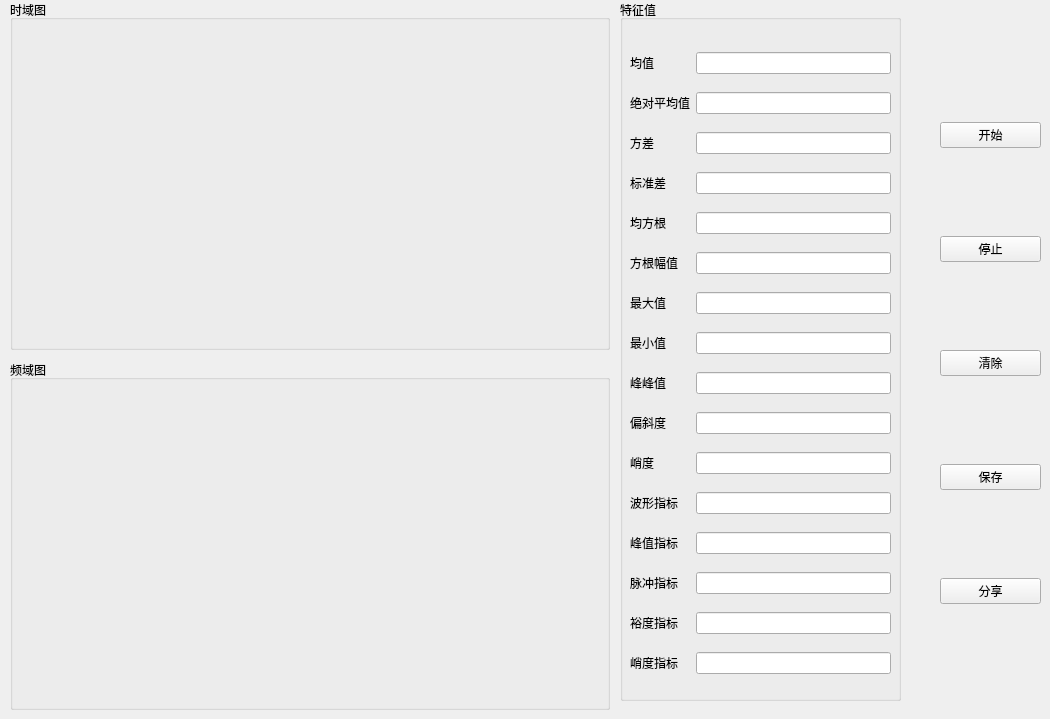
    <widget class="QWidget" name="tab_2">
     <attribute name="title">
      <string>实时监测</string>
     </attribute>
     <widget class="QWidget" name="verticalLayoutWidget_2">
      <property name="geometry">
       <rect>
        <x>940</x>
        <y>40</y>
        <width>101</width>
        <height>651</height>
       </rect>
      </property>
      <layout class="QVBoxLayout" name="verticalLayout_2">
       <item>
        <widget class="QPushButton" name="dynamic_plot">
         <property name="text">
          <string>开始</string>
         </property>
        </widget>
       </item>
       <item>
        <widget class="QPushButton" name="End_plot">
         <property name="text">
          <string>停止</string>
         </property>
        </widget>
       </item>
       <item>
        <widget class="QPushButton" name="Erase_plot">
         <property name="text">
          <string>清除</string>
         </property>
        </widget>
       </item>
       <item>
        <widget class="QPushButton" name="save_btn">
         <property name="text">
          <string>保存</string>
         </property>
        </widget>
       </item>
       <item>
        <widget class="QPushButton" name="share_btn">
         <property name="text">
          <string>分享</string>
         </property>
        </widget>
       </item>
      </layout>
     </widget>
     <widget class="QGroupBox" name="Plot_time">
      <property name="geometry">
       <rect>
        <x>10</x>
        <y>0</y>
        <width>600</width>
        <height>350</height>
       </rect>
      </property>
      <property name="title">
       <string>时域图</string>
      </property>
     </widget>
     <widget class="QGroupBox" name="Plot_frequency">
      <property name="geometry">
       <rect>
        <x>10</x>
        <y>360</y>
        <width>600</width>
        <height>350</height>
       </rect>
      </property>
      <property name="title">
       <string>频域图</string>
      </property>
     </widget>
     <widget class="QGroupBox" name="groupBox_3">
      <property name="geometry">
       <rect>
        <x>620</x>
        <y>0</y>
        <width>281</width>
        <height>701</height>
       </rect>
      </property>
      <property name="title">
       <string>特征值</string>
      </property>
      <widget class="QWidget" name="gridLayoutWidget_9">
       <property name="geometry">
        <rect>
         <x>10</x>
         <y>40</y>
         <width>261</width>
         <height>651</height>
        </rect>
       </property>
       <layout class="QGridLayout" name="gridLayout_9">
        <item row="8" column="4">
         <widget class="QLineEdit" name="value_sra"/>
        </item>
        <item row="10" column="4">
         <widget class="QLineEdit" name="value_min"/>
        </item>
        <item row="4" column="2">
         <widget class="QLabel" name="label_144">
          <property name="text">
           <string>绝对平均值</string>
          </property>
         </widget>
        </item>
        <item row="9" column="2">
         <widget class="QLabel" name="label_145">
          <property name="text">
           <string>最大值</string>
          </property>
         </widget>
        </item>
        <item row="14" column="4">
         <widget class="QLineEdit" name="value_w"/>
        </item>
        <item row="12" column="2">
         <widget class="QLabel" name="label_146">
          <property name="text">
           <string>偏斜度</string>
          </property>
         </widget>
        </item>
        <item row="18" column="2">
         <widget class="QLabel" name="label_147">
          <property name="text">
           <string>峭度指标</string>
          </property>
         </widget>
        </item>
        <item row="13" column="2">
         <widget class="QLabel" name="label_148">
          <property name="text">
           <string>峭度</string>
          </property>
         </widget>
        </item>
        <item row="16" column="2">
         <widget class="QLabel" name="label_149">
          <property name="text">
           <string>脉冲指标</string>
          </property>
         </widget>
        </item>
        <item row="15" column="2">
         <widget class="QLabel" name="label_150">
          <property name="text">
           <string>峰值指标</string>
          </property>
         </widget>
        </item>
        <item row="2" column="4">
         <widget class="QLineEdit" name="value_mean">
          <property name="text">
           <string/>
          </property>
          <property name="placeholderText">
           <string/>
          </property>
         </widget>
        </item>
        <item row="2" column="2">
         <widget class="QLabel" name="label_151">
          <property name="text">
           <string>均值</string>
          </property>
         </widget>
        </item>
        <item row="13" column="4">
         <widget class="QLineEdit" name="value_kurtosis"/>
        </item>
        <item row="8" column="2">
         <widget class="QLabel" name="label_152">
          <property name="text">
           <string>方根幅值</string>
          </property>
         </widget>
        </item>
        <item row="17" column="2">
         <widget class="QLabel" name="label_153">
          <property name="text">
           <string>裕度指标</string>
          </property>
         </widget>
        </item>
        <item row="17" column="4">
         <widget class="QLineEdit" name="value_m"/>
        </item>
        <item row="5" column="2">
         <widget class="QLabel" name="label_154">
          <property name="text">
           <string>方差</string>
          </property>
         </widget>
        </item>
        <item row="16" column="4">
         <widget class="QLineEdit" name="value_p"/>
        </item>
        <item row="14" column="2">
         <widget class="QLabel" name="label_155">
          <property name="text">
           <string>波形指标</string>
          </property>
         </widget>
        </item>
        <item row="12" column="4">
         <widget class="QLineEdit" name="value_skew"/>
        </item>
        <item row="7" column="2">
         <widget class="QLabel" name="label_156">
          <property name="text">
           <string>均方根</string>
          </property>
         </widget>
        </item>
        <item row="6" column="2">
         <widget class="QLabel" name="label_157">
          <property name="text">
           <string>标准差</string>
          </property>
         </widget>
        </item>
        <item row="10" column="2">
         <widget class="QLabel" name="label_158">
          <property name="text">
           <string>最小值</string>
          </property>
         </widget>
        </item>
        <item row="9" column="4">
         <widget class="QLineEdit" name="value_max"/>
        </item>
        <item row="4" column="4">
         <widget class="QLineEdit" name="value_mean_abs"/>
        </item>
        <item row="5" column="4">
         <widget class="QLineEdit" name="value_variance"/>
        </item>
        <item row="6" column="4">
         <widget class="QLineEdit" name="value_std"/>
        </item>
        <item row="11" column="4">
         <widget class="QLineEdit" name="value_vv"/>
        </item>
        <item row="11" column="2">
         <widget class="QLabel" name="label_159">
          <property name="text">
           <string>峰峰值</string>
          </property>
         </widget>
        </item>
        <item row="7" column="4">
         <widget class="QLineEdit" name="value_rms"/>
        </item>
        <item row="15" column="4">
         <widget class="QLineEdit" name="value_v"/>
        </item>
        <item row="18" column="4">
         <widget class="QLineEdit" name="value_k"/>
        </item>
       </layout>
      </widget>
     </widget>
    </widget>
